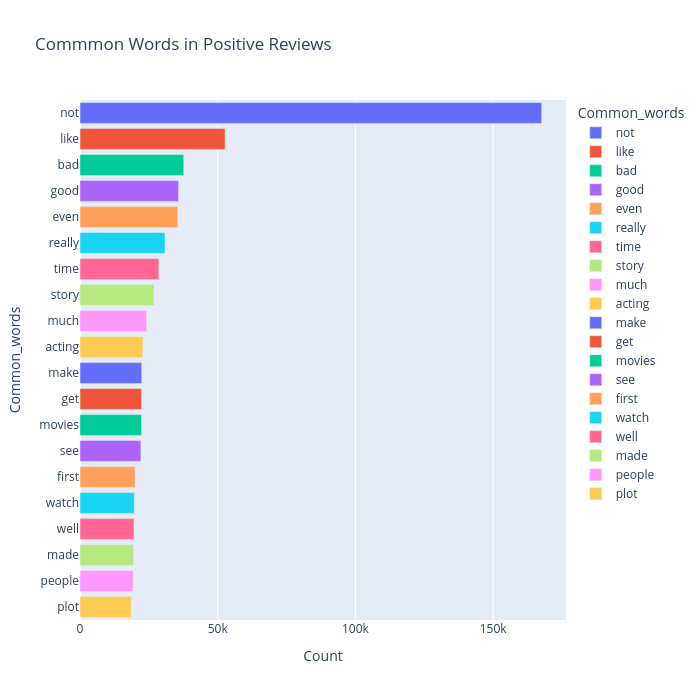

The notebook cell this image was saved under:
### Code cell
#Trigrams
# Assuming your cleaned data is in the 'Reviews' column
#Bigrams - Two words
from sklearn.feature_extraction.text import CountVectorizer
most_common_uni = get_top_text_ngrams(df['Reviews'][df['Ratings']<=4], 20, 1)

most_common_uni = dict(most_common_uni)
temp = pd.DataFrame(columns=["Common_words", 'Count'])
temp["Common_words"] = list(most_common_uni.keys())
temp["Count"] = list(most_common_uni.values())

fig = px.bar(
    temp, 
    x="Count", 
    y="Common_words", 
    title='Commmon Words in Positive Reviews', 
    orientation='h', 
    width=700, 
    height=700, 
    color='Common_words'
)
fig.show()

### Figure 1 — Plotly figure (JSON) as saved in the notebook; plotly's stock layout.template omitted (floating-point values rounded to 4 significant figures)
{"data": [{"alignmentgroup": "True", "hovertemplate": "Common_words=%{y}<br>Count=%{x}<extra></extra>", "legendgroup": "not", "marker": {"color": "#636efa", "pattern": {"shape": ""}}, "name": "not", "offsetgroup": "not", "orientation": "h", "showlegend": true, "textposition": "auto", "type": "bar", "x": [167629], "xaxis": "x", "y": ["not"], "yaxis": "y"}, {"alignmentgroup": "True", "hovertemplate": "Common_words=%{y}<br>Count=%{x}<extra></extra>", "legendgroup": "like", "marker": {"color": "#EF553B", "pattern": {"shape": ""}}, "name": "like", "offsetgroup": "like", "orientation": "h", "showlegend": true, "textposition": "auto", "type": "bar", "x": [52694], "xaxis": "x", "y": ["like"], "yaxis": "y"}, {"alignmentgroup": "True", "hovertemplate": "Common_words=%{y}<br>Count=%{x}<extra></extra>", "legendgroup": "bad", "marker": {"color": "#00cc96", "pattern": {"shape": ""}}, "name": "bad", "offsetgroup": "bad", "orientation": "h", "showlegend": true, "textposition": "auto", "type": "bar", "x": [37673], "xaxis": "x", "y": ["bad"], "yaxis": "y"}, {"alignmentgroup": "True", "hovertemplate": "Common_words=%{y}<br>Count=%{x}<extra></extra>", "legendgroup": "good", "marker": {"color": "#ab63fa", "pattern": {"shape": ""}}, "name": "good", "offsetgroup": "good", "orientation": "h", "showlegend": true, "textposition": "auto", "type": "bar", "x": [35779], "xaxis": "x", "y": ["good"], "yaxis": "y"}, {"alignmentgroup": "True", "hovertemplate": "Common_words=%{y}<br>Count=%{x}<extra></extra>", "legendgroup": "even", "marker": {"color": "#FFA15A", "pattern": {"shape": ""}}, "name": "even", "offsetgroup": "even", "orientation": "h", "showlegend": true, "textposition": "auto", "type": "bar", "x": [35499], "xaxis": "x", "y": ["even"], "yaxis": "y"}, {"alignmentgroup": "True", "hovertemplate": "Common_words=%{y}<br>Count=%{x}<extra></extra>", "legendgroup": "really", "marker": {"color": "#19d3f3", "pattern": {"shape": ""}}, "name": "really", "offsetgroup": "really", "orientation": "h", "showlegend": true, "textposition": "auto", "type": "bar", "x": [30844], "xaxis": "x", "y": ["really"], "yaxis": "y"}, {"alignmentgroup": "True", "hovertemplate": "Common_words=%{y}<br>Count=%{x}<extra></extra>", "legendgroup": "time", "marker": {"color": "#FF6692", "pattern": {"shape": ""}}, "name": "time", "offsetgroup": "time", "orientation": "h", "showlegend": true, "textposition": "auto", "type": "bar", "x": [28630], "xaxis": "x", "y": ["time"], "yaxis": "y"}, {"alignmentgroup": "True", "hovertemplate": "Common_words=%{y}<br>Count=%{x}<extra></extra>", "legendgroup": "story", "marker": {"color": "#B6E880", "pattern": {"shape": ""}}, "name": "story", "offsetgroup": "story", "orientation": "h", "showlegend": true, "textposition": "auto", "type": "bar", "x": [26864], "xaxis": "x", "y": ["story"], "yaxis": "y"}, {"alignmentgroup": "True", "hovertemplate": "Common_words=%{y}<br>Count=%{x}<extra></extra>", "legendgroup": "much", "marker": {"color": "#FF97FF", "pattern": {"shape": ""}}, "name": "much", "offsetgroup": "much", "orientation": "h", "showlegend": true, "textposition": "auto", "type": "bar", "x": [24187], "xaxis": "x", "y": ["much"], "yaxis": "y"}, {"alignmentgroup": "True", "hovertemplate": "Common_words=%{y}<br>Count=%{x}<extra></extra>", "legendgroup": "acting", "marker": {"color": "#FECB52", "pattern": {"shape": ""}}, "name": "acting", "offsetgroup": "acting", "orientation": "h", "showlegend": true, "textposition": "auto", "type": "bar", "x": [22819], "xaxis": "x", "y": ["acting"], "yaxis": "y"}, {"alignmentgroup": "True", "hovertemplate": "Common_words=%{y}<br>Count=%{x}<extra></extra>", "legendgroup": "make", "marker": {"color": "#636efa", "pattern": {"shape": ""}}, "name": "make", "offsetgroup": "make", "orientation": "h", "showlegend": true, "textposition": "auto", "type": "bar", "x": [22421], "xaxis": "x", "y": ["make"], "yaxis": "y"}, {"alignmentgroup": "True", "hovertemplate": "Common_words=%{y}<br>Count=%{x}<extra></extra>", "legendgroup": "get", "marker": {"color": "#EF553B", "pattern": {"shape": ""}}, "name": "get", "offsetgroup": "get", "orientation": "h", "showlegend": true, "textposition": "auto", "type": "bar", "x": [22374], "xaxis": "x", "y": ["get"], "yaxis": "y"}, {"alignmentgroup": "True", "hovertemplate": "Common_words=%{y}<br>Count=%{x}<extra></extra>", "legendgroup": "movies", "marker": {"color": "#00cc96", "pattern": {"shape": ""}}, "name": "movies", "offsetgroup": "movies", "orientation": "h", "showlegend": true, "textposition": "auto", "type": "bar", "x": [22310], "xaxis": "x", "y": ["movies"], "yaxis": "y"}, {"alignmentgroup": "True", "hovertemplate": "Common_words=%{y}<br>Count=%{x}<extra></extra>", "legendgroup": "see", "marker": {"color": "#ab63fa", "pattern": {"shape": ""}}, "name": "see", "offsetgroup": "see", "orientation": "h", "showlegend": true, "textposition": "auto", "type": "bar", "x": [22090], "xaxis": "x", "y": ["see"], "yaxis": "y"}, {"alignmentgroup": "True", "hovertemplate": "Common_words=%{y}<br>Count=%{x}<extra></extra>", "legendgroup": "first", "marker": {"color": "#FFA15A", "pattern": {"shape": ""}}, "name": "first", "offsetgroup": "first", "orientation": "h", "showlegend": true, "textposition": "auto", "type": "bar", "x": [20001], "xaxis": "x", "y": ["first"], "yaxis": "y"}, {"alignmentgroup": "True", "hovertemplate": "Common_words=%{y}<br>Count=%{x}<extra></extra>", "legendgroup": "watch", "marker": {"color": "#19d3f3", "pattern": {"shape": ""}}, "name": "watch", "offsetgroup": "watch", "orientation": "h", "showlegend": true, "textposition": "auto", "type": "bar", "x": [19693], "xaxis": "x", "y": ["watch"], "yaxis": "y"}, {"alignmentgroup": "True", "hovertemplate": "Common_words=%{y}<br>Count=%{x}<extra></extra>", "legendgroup": "well", "marker": {"color": "#FF6692", "pattern": {"shape": ""}}, "name": "well", "offsetgroup": "well", "orientation": "h", "showlegend": true, "textposition": "auto", "type": "bar", "x": [19587], "xaxis": "x", "y": ["well"], "yaxis": "y"}, {"alignmentgroup": "True", "hovertemplate": "Common_words=%{y}<br>Count=%{x}<extra></extra>", "legendgroup": "made", "marker": {"color": "#B6E880", "pattern": {"shape": ""}}, "name": "made", "offsetgroup": "made", "orientation": "h", "showlegend": true, "textposition": "auto", "type": "bar", "x": [19404], "xaxis": "x", "y": ["made"], "yaxis": "y"}, {"alignmentgroup": "True", "hovertemplate": "Common_words=%{y}<br>Count=%{x}<extra></extra>", "legendgroup": "people", "marker": {"color": "#FF97FF", "pattern": {"shape": ""}}, "name": "people", "offsetgroup": "people", "orientation": "h", "showlegend": true, "textposition": "auto", "type": "bar", "x": [19355], "xaxis": "x", "y": ["people"], "yaxis": "y"}, {"alignmentgroup": "True", "hovertemplate": "Common_words=%{y}<br>Count=%{x}<extra></extra>", "legendgroup": "plot", "marker": {"color": "#FECB52", "pattern": {"shape": ""}}, "name": "plot", "offsetgroup": "plot", "orientation": "h", "showlegend": true, "textposition": "auto", "type": "bar", "x": [18638], "xaxis": "x", "y": ["plot"], "yaxis": "y"}], "layout": {"barmode": "relative", "height": 700, "legend": {"title": {"text": "Common_words"}, "tracegroupgap": 0}, "title": {"text": "Commmon Words in Positive Reviews"}, "width": 700, "xaxis": {"anchor": "y", "domain": [0, 1], "title": {"text": "Count"}}, "yaxis": {"anchor": "x", "categoryarray": ["plot", "people", "made", "well", "watch", "first", "see", "movies", "get", "make", "acting", "much", "story", "time", "really", "even", "good", "bad", "like", "not"], "categoryorder": "array", "domain": [0, 1], "title": {"text": "Common_words"}}}}
